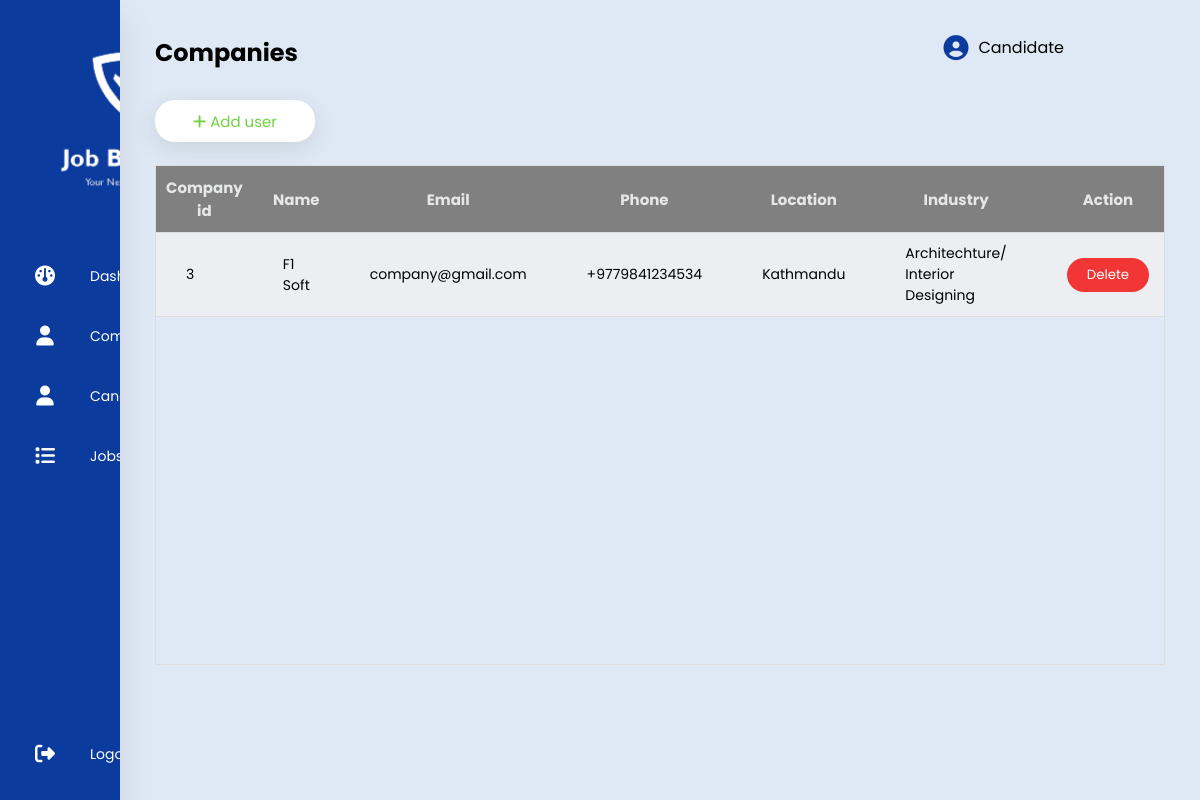
The page /company/ (signed in) on the database as committed earlier.
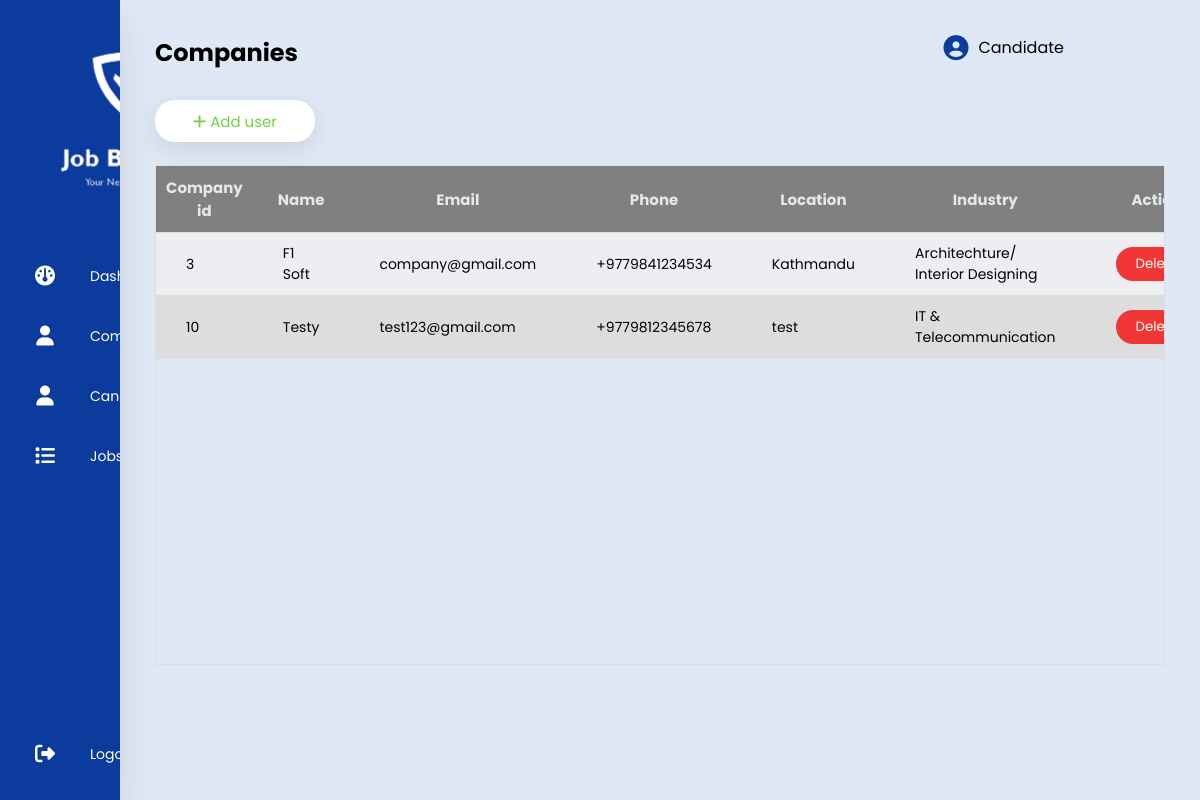
The same page on the database as committed later.
### user/models.py (models this page shows, shortened)
class Company(models.Model):
    selections = [('Architechture/ Interior Designing', 'Architechture/ Interior Designing'),
                  ('IT & Telecommunication', 'IT & Telecommunication'),
                  ('Teaching/ Education', 'Teaching/ Education'),
                  ('NGO/ INGO', 'NGO/ INGO'),
                  ('Graphics/ Designing', 'Graphics/ Designing'),
                  ('Hospitality', 'Hospitality'),
                  ('Sales/ Public Relation', 'Sales/ Public Relation'),
                  ('Legal Services', 'Legal Services'),
                  ('Other', 'Other')]
    user = models.OneToOneField(CustomUser, on_delete=models.CASCADE)
    industry = models.CharField('Industry', max_length=200,
                                choices=selections, null=False, default='Other')
    website = models.CharField(max_length=20, null=True, blank=True)
    est_year = models.PositiveSmallIntegerField(null=True, blank=True)
    banner_image = models.ImageField(
        upload_to='images/user/company', help_text='Job Banner', null=True, blank=True)

class CustomUser (AbstractBaseUser, PermissionsMixin):
    display_picture = models.ImageField(
        upload_to='images/user', help_text='Display picture containing a person or a logo.', null=True, blank=True)
    name = models.CharField(max_length=20, null=False)
    phone = PhoneNumberField(null=True, blank=True, unique=True)
    email = models.EmailField(_('email_address'), unique=True, max_length=200)
    location = models.CharField(max_length=30, null=True, blank=True)
    description = models.CharField(max_length=900, null=True, blank=True)
    is_verified = models.BooleanField(default=False)
    is_active = models.BooleanField(default=False)
    is_staff = models.BooleanField(default=False)
    class UserType(models.IntegerChoices):
        ADMIN = 1, _('Admin'),
        COMPANY = 2, _('Company'),
        CANDIDATE = 3, _('Candidate')
    user_type = models.IntegerField(
        choices=UserType.choices, blank=True, null=True)
    USERNAME_FIELD = 'email'
    REQUIRED_FIELDS = ['name', 'phone', 'location', ]
    objects = CustomUserManager()

### adminPanel/views.py (the view, shortened to what this page needs)
# urls.py: path('company/', addCompany, name='company'),
@login_required(login_url='/')
def addCompany(request):
    form = CustomUserForm
    comp_form = CompanyForm
    userData = CustomUser.objects.filter(user_type='2')
    compData = Company.objects.all()
    context = {
               'form': form,
               'comp_form': comp_form,
               'userData': userData,
               'compData': compData,
               'title': 'Companies'
               }
    return render(request, 'company.html', context)

### templates/company.html (shortened to what this page needs)
{% extends 'main.html' %}
{% block content%}
<section class="main">
    <div class="main-top">
        <h1>{{title}}</h1>
        <div class="user-option">
            <i class="fas fa-circle-user"></i>
            <span>{{user.name}}</span>
        </div>
    </div>
            <div class="main-section">
                <div id="addButton">
                    <button class="add" onclick="openform()">
                      <i class="fas fa-add"></i>
                      <span>Add user</span>
                    </button>
                </div>
                <div class="header_fixed", id="table">
                    <table>
                        <thead>
                            <tr>
                                <th>Company id</th>
                                <th>Name</th>
                                <th>Email</th>
                                <th>Phone</th>
                                <th>Location</th>
                                <th>Industry</th>
                                <th>Action</th>
                            </tr>
                        </thead>
                        <tbody>
                            {% for sp in compData  %}
                            <tr>
                                <td>{{sp.id}}</td>
                                <td>{{sp.user.name}}</td>
                                <td>{{sp.user.email}}</td>
                                <td>{{sp.user.phone}}</td>
                                <td>{{sp.user.location}}</td>
                                <td>{{sp.industry}}</td>
                                <td><form action="{% url 'delete-user' sp.user.id %}" method="post">
                                  <input type="submit" value="Delete">
                                </form></td>
                            </tr>
                            {% endfor %}
                        </tbody>
                    </table>
                </div>
                            </section>
{% endblock content%}

Rows that differ between the two databases and show on the page:
added Company: id "10", user.name "Testy", user.email "test123@gmail.com", user.phone "+9779812345678", user.location "test", industry "IT & Telecommunication"
